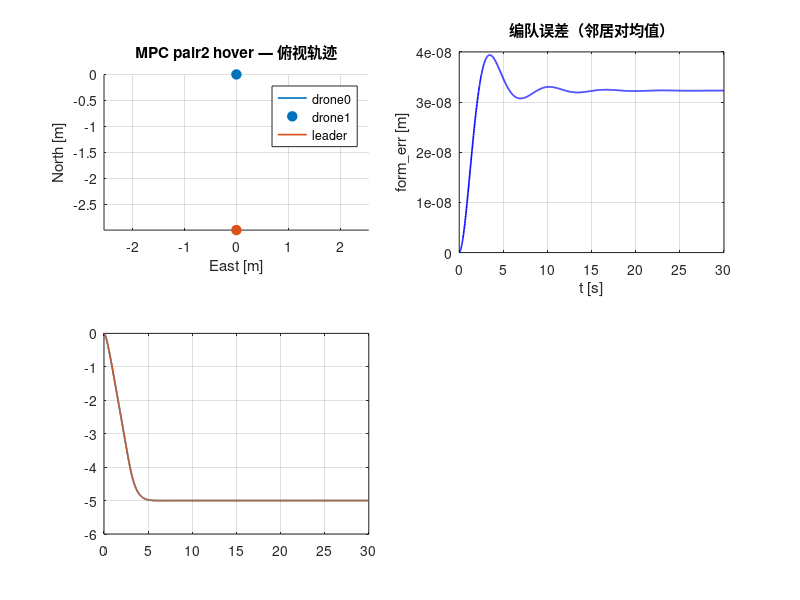

MATLAB code to generate this figure: (Note: this script raises an error after producing the figure.)
function res = mpc_pair2_hover()
%MPC_PAIR2_HOVER  自包含 MPC 验证：双机纵列 × 悬停
%
% 直接运行此文件，无需任何外部依赖（不需要 .slx / 工具箱 / acados）。
%
% ── 场景 ──────────────────────────────────────────────────────────────
% 队形 : pair2（双机纵列，2 机）
% 运动 : hover（悬停）
% 时长 : T = 30 s，成型等待 t_start = 10 s
% 预期结果（对照 results.csv）：
% 预期: PASS（队形+间距+高度全满足，track_err<0.5m）
%
% ── 被控对象 ──────────────────────────────────────────────────────────
% 一阶速度响应（τ=0.3s）近似 PID 速度环 + 6DOF 内环。
% 数值与 Simulink 6DOF 版略有差异，判定逻辑完全一致。
%
% ── 输出 ──────────────────────────────────────────────────────────────
% 控制台打印 form_err / track_err / alt_err / min_sp / VERDICT
% 弹出四格图：俯视轨迹 / 编队误差 / 高度 / 最小间距

%% ── 配置 ─────────────────────────────────────────────────────────────
    cfg.formation = 'pair2';
    cfg.mode      = 'hover';
    cfg.n         = 2;
    cfg.births    = [0 0 0; -3 0 0];
    cfg.offsets   = cfg.births;
    cfg.nbrs      = {2, 1};

    % 期望间距 d*（xy 平面）
    cfg.dstar = cell(cfg.n, 1);
    for i = 1:cfg.n
        js = cfg.nbrs{i};
        if isempty(js)
            cfg.dstar{i} = [];
        else
            cfg.dstar{i} = arrayfun(@(j) norm(cfg.offsets(i,1:2)-cfg.offsets(j,1:2)), js);
        end
    end

    % MPC 参数（= scenarios.yaml defaults）
    cfg.target_alt = -5.0;
    cfg.max_speed  =  3.0;
    cfg.max_climb  =  1.5;
    cfg.max_accel  =  4.0;
    cfg.N          = 30;
    cfg.mpc_dt     = 0.05;
    cfg.q_pos      =  4.0;
    cfg.q_vel      =  2.0;
    cfg.r_acc      =  0.1;
    cfg.q_term_s   =  2.0;
    cfg.d_safe     =  1.5;
    cfg.w_coll     = 200.0;
    cfg.w_form     =  0.5;
    cfg.lm         =  1e-4;
    cfg.kp_z       =  1.0;
    cfg.t_start    = 10.0;
    cfg.T          = 30;

%% ── 初始状态 ─────────────────────────────────────────────────────────
dt    = 0.02;     % 控制周期 50 Hz
tau_v = 0.3;      % 速度环时间常数
n     = cfg.n;

pos    = zeros(3, n);
    pos(:,1) = [0 0 0]';
    pos(:,2) = [-3 0 0]';
vel    = zeros(3, n);
vel_sp = zeros(3, n);

%% ── 预计算 QP 矩阵 ────────────────────────────────────────────────────
P_qp = cell(n, 1);
for i = 1:n
    P_qp{i} = precompute(cfg, numel(cfg.nbrs{i}));
end
zg    = cell(n, 1);   % MPC 热启动
peers = cell(n, 1);   % 邻居预测轨迹（上一拍）

%% ── 仿真主循环 ────────────────────────────────────────────────────────
Nsteps  = round(cfg.T / dt);
t_log   = (0:Nsteps-1)' * dt;
pos_log = zeros(Nsteps, 3, n);

fprintf('=== pair2 × hover  （2 机, T=30s）===\n');
tic
for k = 1:Nsteps
    t = (k-1) * dt;
    [lp, lv, la] = leader_state(t, cfg);
    newpeers = cell(n, 1);

    for i = 1:n
        x0  = [pos(:,i); vel(:,i)];
        off = cfg.offsets(i,:);

        % 参考轨迹：二阶 Taylor leader 预测 + 编队偏移
        xref = zeros(cfg.N+1, 6);
        for kk = 0:cfg.N
            tk = kk * cfg.mpc_dt;
            pk = lp + lv*tk + 0.5*la*tk^2 + off;
            pk(3) = cfg.target_alt;
            xref(kk+1,1:3) = pk;
            xref(kk+1,4:5) = lv(1:2) + la(1:2)*tk;
        end

        % 邻居预测（上一拍；缺失 → 队形推断降级）
        js = cfg.nbrs{i}; M = numel(js); nb = [];
        if M > 0
            nb = zeros(M, cfg.N+1, 3);
            for m = 1:M
                j = js(m);
                if ~isempty(peers{j})
                    nb(m,:,:) = peers{j};
                else
                    infer = pos(:,i) + cfg.offsets(j,:)' - cfg.offsets(i,:)';
                    nb(m,:,:) = repmat(infer', cfg.N+1, 1);
                end
            end
        end

        % RTI 求解（GN 单步 + ADMM QP）
        [~, xpred, zg{i}] = solve_rti(x0, xref, nb, cfg.dstar{i}, zg{i}, P_qp{i}, cfg);
        newpeers{i} = xpred(:, 1:3);

        % 速度合成：xy=MPC k=1 速度，z=纯P 高度保持
        vs = zeros(3,1);
        vs(1:2) = xpred(2, 4:5)';
        ez = xref(1,3) - pos(3,i);
        vs(3) = min(max(cfg.kp_z * ez, -cfg.max_climb), cfg.max_climb);
        vn = norm(vs(1:2));
        if vn > cfg.max_speed, vs(1:2) = vs(1:2) * cfg.max_speed / vn; end
        if any(~isfinite(vs)), vs = zeros(3,1); end
        vel_sp(:,i) = vs;
    end
    peers = newpeers;

    % 被控对象：一阶速度响应
    vel = vel + (vel_sp - vel) * (dt / tau_v);
    pos = pos + vel * dt;
    pos_log(k,:,:) = reshape(pos, [1,3,n]);
end
fprintf('  完成 %.1fs\n', toc);

%% ── 指标计算 ─────────────────────────────────────────────────────────
ref = zeros(Nsteps, 2, n); lead_xy = zeros(Nsteps, 2);
for k = 1:Nsteps
    [lp,~,~] = leader_state(t_log(k), cfg);
    lead_xy(k,:) = lp(1:2);
    for i = 1:n, ref(k,:,i) = lp(1:2) + cfg.offsets(i,1:2); end
end

track_err = squeeze(sqrt(sum((pos_log(:,1:2,:) - ref).^2, 2)));
if n == 1, track_err = track_err(:); end

pairs = []; ds = [];
for i = 1:n
    for m = 1:numel(cfg.nbrs{i})
        j = cfg.nbrs{i}(m);
        if j > i, pairs(end+1,:) = [i j]; ds(end+1) = cfg.dstar{i}(m); end %#ok<AGROW>
    end
end
form_err = zeros(Nsteps,1); min_sp = inf(Nsteps,1);
for k = 1:Nsteps
    errs = [];
    for q = 1:size(pairs,1)
        d = norm(pos_log(k,1:2,pairs(q,1)) - pos_log(k,1:2,pairs(q,2)));
        errs(end+1) = abs(d - ds(q)); %#ok<AGROW>
        min_sp(k) = min(min_sp(k), d);
    end
    if ~isempty(errs), form_err(k) = mean(errs); end
end

alt = squeeze(pos_log(:,3,:)); if n==1, alt=alt(:); end
steady  = t_log > cfg.t_start + 8;
m_form  = mean(form_err(steady));
m_track = mean(max(track_err(steady,:), [], 2));
m_alt   = mean(max(abs(alt(steady,:) - cfg.target_alt), [], 2));
m_minsp = min(min_sp(t_log > 8));

%% ── 三级判定 ─────────────────────────────────────────────────────────
core_ok = m_alt < 0.3 && (n==1 || (m_form < 0.3 && m_minsp > cfg.d_safe));
if ~core_ok
    verdict = 'FAIL';
elseif m_track < 0.5
    verdict = 'PASS';
elseif m_track < 1.5
    verdict = 'REVIEW';
else
    verdict = 'FAIL';
end

fprintf('  form_err=%.3fm  track_err=%.3fm  alt_err=%.3fm  min_sp=%.3fm\n', ...
    m_form, m_track, m_alt, m_minsp);
fprintf('  VERDICT: %s\n', verdict);

res = struct('formation','pair2','mode','hover','form_err',m_form, ...
    'track_err',m_track,'alt_err',m_alt,'min_sp',m_minsp,'verdict',verdict);

%% ── 图 ───────────────────────────────────────────────────────────────
figure('Position',[50 50 1280 720]);
cols = lines(n);

subplot(2,2,1); hold on; grid on; axis equal
for i = 1:n
    plot(pos_log(:,2,i), pos_log(:,1,i), '-', 'Color',cols(i,:),'LineWidth',1.2);
    plot(pos_log(end,2,i), pos_log(end,1,i), 'o', 'Color',cols(i,:),'MarkerFaceColor',cols(i,:),'MarkerSize',7);
end
plot(lead_xy(:,2), lead_xy(:,1), 'k--','LineWidth',1);
xlabel('East [m]'); ylabel('North [m]');
title(sprintf('MPC pair2 hover — 俯视轨迹'));
legend([arrayfun(@(i)sprintf('drone%d',i-1),1:n,'UniformOutput',false),{'leader'}],'Location','best');

subplot(2,2,2); plot(t_log, form_err,'b','LineWidth',1.2); grid on
xlabel('t [s]'); ylabel('form\_err [m]'); title('编队误差（邻居对均值）');

subplot(2,2,3); plot(t_log, alt,'LineWidth',1.2); grid on
yline(cfg.target_alt,'k--','LineWidth',1);
xlabel('t [s]'); ylabel('z NED [m]'); title('高度');

subplot(2,2,4); hold on; grid on
if ~isempty(pairs)
    plot(t_log, min_sp,'b','LineWidth',1.2);
    yline(cfg.d_safe,'r--','d\_safe','LineWidth',1);
    ylabel('min spacing [m]'); title('最小间距');
else
    plot(t_log, track_err,'b','LineWidth',1.2);
    ylabel('track\_err [m]'); title('跟踪误差');
end
xlabel('t [s]');
sgtitle(sprintf('pair2 × hover  →  %s  (form=%.3fm  track=%.3fm  minsp=%.2fm)', ...
    verdict, m_form, m_track, m_minsp), 'FontWeight','bold');
end

% ════════════════════════════════════════════════════════════════════════
% 局部函数：完整 MPC 算法，对照 mpc_node.py 注释已标行号
% ════════════════════════════════════════════════════════════════════════

function [p, v, a] = leader_state(t, cfg)
%LEADER_STATE leader 虚拟点位置/速度/加速度（NED）
% 对照 leader_node：t_start 前悬停；line 带端点减速；circle 含向心加速度
alt = cfg.target_alt;
p = [0 0 alt]; v = [0 0 0]; a = [0 0 0];
tau = t - cfg.t_start;
if tau <= 0, return; end

switch cfg.mode
    case 'hover'
        % 原地不动

    case 'line'
        vmax = cfg.lead_v; d = cfg.lead_d; ad = cfg.lead_dec;
        s_dec = d - vmax^2 / (2*ad);
        t1    = s_dec / vmax;
        if tau <= t1
            s = vmax*tau; vx = vmax; ax = 0;
        else
            td = tau - t1;
            if td < vmax/ad
                s = s_dec + vmax*td - 0.5*ad*td^2;
                vx = vmax - ad*td; ax = -ad;
            else
                s = d; vx = 0; ax = 0;
            end
        end
        p(1) = s; v(1) = vx; a(1) = ax;

    case 'circle'   % 圆心在 (-R,0)，t=0 从原点出发，切向 +y 进入
        R = cfg.lead_R; vc = cfg.lead_v; om = vc / R;
        p(1) =  R*cos(om*tau) - R;
        p(2) =  R*sin(om*tau);
        v(1) = -vc*sin(om*tau);
        v(2) =  vc*cos(om*tau);
        a(1) = -vc*om*cos(om*tau);
        a(2) = -vc*om*sin(om*tau);
end
end

% ────────────────────────────────────────────────────────────────────────

function P = precompute(cfg, M)
%PRECOMPUTE 单机 MPC 常量矩阵（M=邻居数）对照 mpc_node._setup_ocp L107-181
N = cfg.N; dt = cfg.mpc_dt; nx = 6; nu = 3;
P.N = N; P.nx = nx; P.nu = nu; P.M = M;
I3 = eye(3);
A  = [I3 dt*I3; zeros(3) I3];
B  = [0.5*dt^2*I3; dt*I3];
P.A = A; P.B = B;
P.nz  = nx*(N+1); P.nuu = nu*N;
P.xidx = @(k) k*nx + (1:nx);
P.uidx = @(k) k*nu + (1:nu);

Phi = zeros(P.nz, nx); Gam = zeros(P.nz, P.nuu); Ak = eye(nx);
Phi(1:nx,:) = Ak;
for k = 1:N
    Ak = A*Ak; Phi(P.xidx(k),:) = Ak;
    for j = 0:k-1
        Gam(P.xidx(k), P.uidx(j)) = A^(k-1-j)*B;
    end
end
P.Phi = Phi; P.Gam = Gam;

P.Q  = diag([cfg.q_pos*[1 1 1], cfg.q_vel*[1 1 1]]);
P.Qe = diag([cfg.q_pos*cfg.q_term_s*[1 1 1], cfg.q_vel*[1 1 1]]);
P.R  = cfg.r_acc * eye(3);
Hx = zeros(P.nz, 1);
for k = 0:N-1, Hx(P.xidx(k)) = 2*diag(P.Q); end
Hx(P.xidx(N)) = 2*diag(P.Qe);
P.Hx_diag = Hx;
P.Hu = 2*kron(eye(N), P.R) + 2*cfg.lm*eye(P.nuu);

vel_rows = []; lv = []; uv = [];
for k = 1:N-1
    ix = P.xidx(k); vel_rows = [vel_rows, ix(4:6)]; %#ok<AGROW>
    lv = [lv; -cfg.max_speed; -cfg.max_speed; -cfg.max_climb]; %#ok<AGROW>
    uv = [uv;  cfg.max_speed;  cfg.max_speed;  cfg.max_climb]; %#ok<AGROW>
end
P.vel_rows = vel_rows;
P.Acon = [eye(P.nuu); Gam(vel_rows,:)];
P.lu = -cfg.max_accel * ones(P.nuu,1);
P.uu =  cfg.max_accel * ones(P.nuu,1);
P.lv = lv; P.uv = uv;
end

% ────────────────────────────────────────────────────────────────────────

function [u0, xpred, ws] = solve_rti(x0, xref, nb, dstar, ws, P, cfg)
%SOLVE_RTI 单次 Gauss-Newton RTI（= acados SQP_RTI 语义）
% 跟踪/输入项精确线性化；碰撞/编队残差在上一拍 xbar 处 GN 线性化
N = P.N; nx = P.nx; M = P.M;
if isempty(ws)
    ws = struct('u', zeros(P.nuu,1), 'y', [], 'xbar', repmat(x0', N+1, 1));
end

Hx = spdiags(P.Hx_diag, 0, P.nz, P.nz);
fx = zeros(P.nz, 1);
for k = 0:N-1, fx(P.xidx(k)) = -2 * P.Q * xref(k+1,:)'; end
fx(P.xidx(N)) = -2 * P.Qe * xref(N+1,:)';

% 碰撞/编队 GN 项（对照 mpc_node L130-135）
swc = sqrt(cfg.w_coll); swf = sqrt(cfg.w_form);
for k = 0:N-1
    ix = P.xidx(k); ixy = ix(1:2);
    xy = ws.xbar(k+1, 1:2)';
    for m = 1:M
        nxy = squeeze(nb(m, k+1, 1:2));
        df = xy - nxy; d = sqrt(df'*df + 1e-6);
        g = swf*df/d; r = swf*(d - dstar(m));         % 编队
        Hx(ixy,ixy) = Hx(ixy,ixy) + 2*(g*g');
        fx(ixy) = fx(ixy) + 2*(r - g'*xy)*g;
        if d < cfg.d_safe                               % 碰撞（激活区）
            g = -swc*df/d; r = swc*(cfg.d_safe - d);
            Hx(ixy,ixy) = Hx(ixy,ixy) + 2*(g*g');
            fx(ixy) = fx(ixy) + 2*(r - g'*xy)*g;
        end
    end
end

phix = P.Phi * x0;
Pu   = (P.Gam'*(Hx*P.Gam) + P.Hu); Pu = (Pu+Pu')/2;
qu   = P.Gam' * (fx + Hx*phix);
l    = [P.lu; P.lv - phix(P.vel_rows)];
u    = [P.uu; P.uv - phix(P.vel_rows)];

[usol, ydual] = admm(Pu, qu, P.Acon, l, u, ws.u, ws.y);
if any(~isfinite(usol)), usol = ws.u; end
xstack = phix + P.Gam*usol;
xpred  = reshape(xstack, nx, N+1)';
u0 = usol(1:P.nu);
ws.u = usol; ws.y = ydual; ws.xbar = xpred;
end

% ────────────────────────────────────────────────────────────────────────

function [u, y] = admm(P, q, A, l, ub, u0, y0)
%ADMM OSQP 风格 ADMM 求解  min ½uᵀPu + qᵀu  s.t. l ≤ Au ≤ ub（无工具箱）
rho = 10.0; sigma = 1e-6; iters = 200; tol = 1e-4;
nu = numel(q);
if isempty(u0), u0 = zeros(nu,1); end
if isempty(y0), y0 = zeros(size(A,1),1); end
u = u0; y = y0; z = min(max(A*u, l), ub);
K = chol(P + sigma*eye(nu) + rho*(A'*A), 'lower');
for it = 1:iters
    u     = K' \ (K \ (sigma*u - q + A'*(rho*z - y)));
    Au    = A*u; z_new = min(max(Au + y/rho, l), ub);
    y     = y + rho*(Au - z_new);
    if norm(Au-z_new,inf)<tol && rho*norm(z_new-z,inf)<tol, break; end
    z = z_new;
end
end
